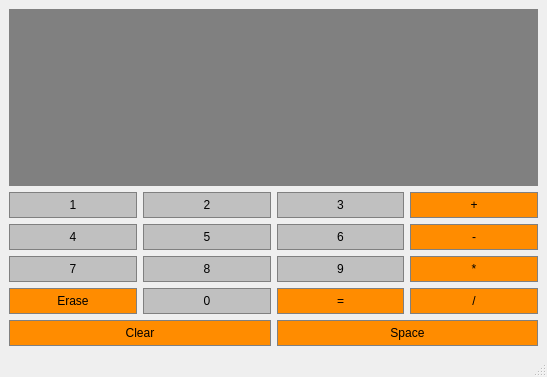
<?xml version="1.0" encoding="UTF-8"?>
<ui version="4.0">
 <class>MainWindow</class>
 <widget class="QMainWindow" name="MainWindow">
  <property name="geometry">
   <rect>
    <x>0</x>
    <y>0</y>
    <width>547</width>
    <height>377</height>
   </rect>
  </property>
  <property name="windowTitle">
   <string>MainWindow</string>
  </property>
  <widget class="QWidget" name="centralwidget">
   <layout class="QGridLayout" name="gridLayout">
    <item row="4" column="1">
     <widget class="QPushButton" name="Button0">
      <property name="sizePolicy">
       <sizepolicy hsizetype="Preferred" vsizetype="Preferred">
        <horstretch>0</horstretch>
        <verstretch>0</verstretch>
       </sizepolicy>
      </property>
      <property name="styleSheet">
       <string notr="true">QPushButton {
	background-color: #C0C0C0;
	border: 1px solid gray;
	padding: 5px;
}

QPushButton:pressed {
	background-color: #A9A9A9;
	border: 1px solid gray;
	padding: 5px;
}</string>
      </property>
      <property name="text">
       <string>0</string>
      </property>
     </widget>
    </item>
    <item row="3" column="0">
     <widget class="QPushButton" name="Button7">
      <property name="sizePolicy">
       <sizepolicy hsizetype="Preferred" vsizetype="Preferred">
        <horstretch>0</horstretch>
        <verstretch>0</verstretch>
       </sizepolicy>
      </property>
      <property name="styleSheet">
       <string notr="true">QPushButton {
	background-color: #C0C0C0;
	border: 1px solid gray;
	padding: 5px;
}

QPushButton:pressed {
	background-color: #A9A9A9;
	border: 1px solid gray;
	padding: 5px;
}</string>
      </property>
      <property name="text">
       <string>7</string>
      </property>
     </widget>
    </item>
    <item row="2" column="1">
     <widget class="QPushButton" name="Button5">
      <property name="sizePolicy">
       <sizepolicy hsizetype="Preferred" vsizetype="Preferred">
        <horstretch>0</horstretch>
        <verstretch>0</verstretch>
       </sizepolicy>
      </property>
      <property name="styleSheet">
       <string notr="true">QPushButton {
	background-color: #C0C0C0;
	border: 1px solid gray;
	padding: 5px;
}

QPushButton:pressed {
	background-color: #A9A9A9;
	border: 1px solid gray;
	padding: 5px;
}</string>
      </property>
      <property name="text">
       <string>5</string>
      </property>
     </widget>
    </item>
    <item row="3" column="2">
     <widget class="QPushButton" name="Button9">
      <property name="sizePolicy">
       <sizepolicy hsizetype="Preferred" vsizetype="Preferred">
        <horstretch>0</horstretch>
        <verstretch>0</verstretch>
       </sizepolicy>
      </property>
      <property name="styleSheet">
       <string notr="true">QPushButton {
	background-color: #C0C0C0;
	border: 1px solid gray;
	padding: 5px;
}

QPushButton:pressed {
	background-color: #A9A9A9;
	border: 1px solid gray;
	padding: 5px;
}</string>
      </property>
      <property name="text">
       <string>9</string>
      </property>
     </widget>
    </item>
    <item row="1" column="0">
     <widget class="QPushButton" name="Button1">
      <property name="sizePolicy">
       <sizepolicy hsizetype="Preferred" vsizetype="Preferred">
        <horstretch>0</horstretch>
        <verstretch>0</verstretch>
       </sizepolicy>
      </property>
      <property name="styleSheet">
       <string notr="true">QPushButton {
	background-color: #C0C0C0;
	border: 1px solid gray;
	padding: 5px;
}

QPushButton:pressed {
	background-color: #A9A9A9;
	border: 1px solid gray;
	padding: 5px;
}</string>
      </property>
      <property name="text">
       <string>1</string>
      </property>
     </widget>
    </item>
    <item row="0" column="0" colspan="4">
     <widget class="QLineEdit" name="Display">
      <property name="sizePolicy">
       <sizepolicy hsizetype="Preferred" vsizetype="Expanding">
        <horstretch>0</horstretch>
        <verstretch>0</verstretch>
       </sizepolicy>
      </property>
      <property name="font">
       <font>
        <family>Arial</family>
        <pointsize>18</pointsize>
        <weight>75</weight>
        <bold>true</bold>
       </font>
      </property>
      <property name="styleSheet">
       <string notr="true">QLineEdit {
	background-color: gray;
	border: 1px solid gray;
	color: #ffffff;
}</string>
      </property>
      <property name="text">
       <string/>
      </property>
      <property name="alignment">
       <set>Qt::AlignRight|Qt::AlignTrailing|Qt::AlignVCenter</set>
      </property>
     </widget>
    </item>
    <item row="3" column="3">
     <widget class="QPushButton" name="ButtonAsterisk">
      <property name="sizePolicy">
       <sizepolicy hsizetype="Preferred" vsizetype="Preferred">
        <horstretch>0</horstretch>
        <verstretch>0</verstretch>
       </sizepolicy>
      </property>
      <property name="styleSheet">
       <string notr="true">QPushButton {
	background-color: #FF8C00;
	border: 1px solid gray;
	padding: 5px;
}

QPushButton:pressed {
	background-color: #A9A9A9;
	border: 1px solid gray;
	padding: 5px;
}</string>
      </property>
      <property name="text">
       <string>*</string>
      </property>
     </widget>
    </item>
    <item row="4" column="3">
     <widget class="QPushButton" name="ButtonSlash">
      <property name="sizePolicy">
       <sizepolicy hsizetype="Preferred" vsizetype="Preferred">
        <horstretch>0</horstretch>
        <verstretch>0</verstretch>
       </sizepolicy>
      </property>
      <property name="styleSheet">
       <string notr="true">QPushButton {
	background-color: #FF8C00;
	border: 1px solid gray;
	padding: 5px;
}

QPushButton:pressed {
	background-color: #A9A9A9;
	border: 1px solid gray;
	padding: 5px;
}</string>
      </property>
      <property name="text">
       <string>/</string>
      </property>
     </widget>
    </item>
    <item row="2" column="2">
     <widget class="QPushButton" name="Button6">
      <property name="sizePolicy">
       <sizepolicy hsizetype="Preferred" vsizetype="Preferred">
        <horstretch>0</horstretch>
        <verstretch>0</verstretch>
       </sizepolicy>
      </property>
      <property name="styleSheet">
       <string notr="true">QPushButton {
	background-color: #C0C0C0;
	border: 1px solid gray;
	padding: 5px;
}

QPushButton:pressed {
	background-color: #A9A9A9;
	border: 1px solid gray;
	padding: 5px;
}</string>
      </property>
      <property name="text">
       <string>6</string>
      </property>
     </widget>
    </item>
    <item row="3" column="1">
     <widget class="QPushButton" name="Button8">
      <property name="sizePolicy">
       <sizepolicy hsizetype="Preferred" vsizetype="Preferred">
        <horstretch>0</horstretch>
        <verstretch>0</verstretch>
       </sizepolicy>
      </property>
      <property name="styleSheet">
       <string notr="true">QPushButton {
	background-color: #C0C0C0;
	border: 1px solid gray;
	padding: 5px;
}

QPushButton:pressed {
	background-color: #A9A9A9;
	border: 1px solid gray;
	padding: 5px;
}</string>
      </property>
      <property name="text">
       <string>8</string>
      </property>
     </widget>
    </item>
    <item row="1" column="1">
     <widget class="QPushButton" name="Button2">
      <property name="sizePolicy">
       <sizepolicy hsizetype="Preferred" vsizetype="Preferred">
        <horstretch>0</horstretch>
        <verstretch>0</verstretch>
       </sizepolicy>
      </property>
      <property name="styleSheet">
       <string notr="true">QPushButton {
	background-color: #C0C0C0;
	border: 1px solid gray;
	padding: 5px;
}

QPushButton:pressed {
	background-color: #A9A9A9;
	border: 1px solid gray;
	padding: 5px;
}</string>
      </property>
      <property name="text">
       <string>2</string>
      </property>
     </widget>
    </item>
    <item row="2" column="0">
     <widget class="QPushButton" name="Button4">
      <property name="sizePolicy">
       <sizepolicy hsizetype="Preferred" vsizetype="Preferred">
        <horstretch>0</horstretch>
        <verstretch>0</verstretch>
       </sizepolicy>
      </property>
      <property name="styleSheet">
       <string notr="true">QPushButton {
	background-color: #C0C0C0;
	border: 1px solid gray;
	padding: 5px;
}

QPushButton:pressed {
	background-color: #A9A9A9;
	border: 1px solid gray;
	padding: 5px;
}</string>
      </property>
      <property name="text">
       <string>4</string>
      </property>
     </widget>
    </item>
    <item row="1" column="2">
     <widget class="QPushButton" name="Button3">
      <property name="sizePolicy">
       <sizepolicy hsizetype="Preferred" vsizetype="Preferred">
        <horstretch>0</horstretch>
        <verstretch>0</verstretch>
       </sizepolicy>
      </property>
      <property name="styleSheet">
       <string notr="true">QPushButton {
	background-color: #C0C0C0;
	border: 1px solid gray;
	padding: 5px;
}

QPushButton:pressed {
	background-color: #A9A9A9;
	border: 1px solid gray;
	padding: 5px;
}</string>
      </property>
      <property name="text">
       <string>3</string>
      </property>
     </widget>
    </item>
    <item row="2" column="3">
     <widget class="QPushButton" name="ButtonMinus">
      <property name="sizePolicy">
       <sizepolicy hsizetype="Preferred" vsizetype="Preferred">
        <horstretch>0</horstretch>
        <verstretch>0</verstretch>
       </sizepolicy>
      </property>
      <property name="styleSheet">
       <string notr="true">QPushButton {
	background-color: #FF8C00;
	border: 1px solid gray;
	padding: 5px;
}

QPushButton:pressed {
	background-color: #A9A9A9;
	border: 1px solid gray;
	padding: 5px;
}</string>
      </property>
      <property name="text">
       <string>-</string>
      </property>
     </widget>
    </item>
    <item row="1" column="3">
     <widget class="QPushButton" name="ButtonPlus">
      <property name="sizePolicy">
       <sizepolicy hsizetype="Preferred" vsizetype="Preferred">
        <horstretch>0</horstretch>
        <verstretch>0</verstretch>
       </sizepolicy>
      </property>
      <property name="styleSheet">
       <string notr="true">QPushButton {
	background-color: #FF8C00;
	border: 1px solid gray;
	padding: 5px;
}

QPushButton:pressed {
	background-color: #A9A9A9;
	border: 1px solid gray;
	padding: 5px;
}</string>
      </property>
      <property name="text">
       <string>+</string>
      </property>
     </widget>
    </item>
    <item row="4" column="0">
     <widget class="QPushButton" name="ButtonErase">
      <property name="sizePolicy">
       <sizepolicy hsizetype="Preferred" vsizetype="Preferred">
        <horstretch>0</horstretch>
        <verstretch>0</verstretch>
       </sizepolicy>
      </property>
      <property name="styleSheet">
       <string notr="true">QPushButton {
	background-color: #FF8C00;
	border: 1px solid gray;
	padding: 5px;
}

QPushButton:pressed {
	background-color: #A9A9A9;
	border: 1px solid gray;
	padding: 5px;
}</string>
      </property>
      <property name="text">
       <string>Erase</string>
      </property>
     </widget>
    </item>
    <item row="6" column="0" colspan="2">
     <widget class="QPushButton" name="ButtonClear">
      <property name="sizePolicy">
       <sizepolicy hsizetype="Preferred" vsizetype="Preferred">
        <horstretch>0</horstretch>
        <verstretch>0</verstretch>
       </sizepolicy>
      </property>
      <property name="styleSheet">
       <string notr="true">QPushButton {
	background-color: #FF8C00;
	border: 1px solid gray;
	padding: 5px;
}

QPushButton:pressed {
	background-color: #A9A9A9;
	border: 1px solid gray;
	padding: 5px;
}</string>
      </property>
      <property name="text">
       <string>Clear</string>
      </property>
     </widget>
    </item>
    <item row="4" column="2">
     <widget class="QPushButton" name="ButtonEvaluate">
      <property name="sizePolicy">
       <sizepolicy hsizetype="Preferred" vsizetype="Preferred">
        <horstretch>0</horstretch>
        <verstretch>0</verstretch>
       </sizepolicy>
      </property>
      <property name="styleSheet">
       <string notr="true">QPushButton {
	background-color: #FF8C00;
	border: 1px solid gray;
	padding: 5px;
}

QPushButton:pressed {
	background-color: #A9A9A9;
	border: 1px solid gray;
	padding: 5px;
}</string>
      </property>
      <property name="text">
       <string>=</string>
      </property>
     </widget>
    </item>
    <item row="6" column="2" colspan="2">
     <widget class="QPushButton" name="ButtonSpace">
      <property name="sizePolicy">
       <sizepolicy hsizetype="Preferred" vsizetype="Preferred">
        <horstretch>0</horstretch>
        <verstretch>0</verstretch>
       </sizepolicy>
      </property>
      <property name="styleSheet">
       <string notr="true">QPushButton {
	background-color: #FF8C00;
	border: 1px solid gray;
	padding: 5px;
}

QPushButton:pressed {
	background-color: #A9A9A9;
	border: 1px solid gray;
	padding: 5px;
}</string>
      </property>
      <property name="text">
       <string>Space</string>
      </property>
     </widget>
    </item>
   </layout>
  </widget>
  <widget class="QMenuBar" name="menubar">
   <property name="geometry">
    <rect>
     <x>0</x>
     <y>0</y>
     <width>547</width>
     <height>21</height>
    </rect>
   </property>
  </widget>
  <widget class="QStatusBar" name="statusbar"/>
 </widget>
 <resources/>
 <connections/>
</ui>
